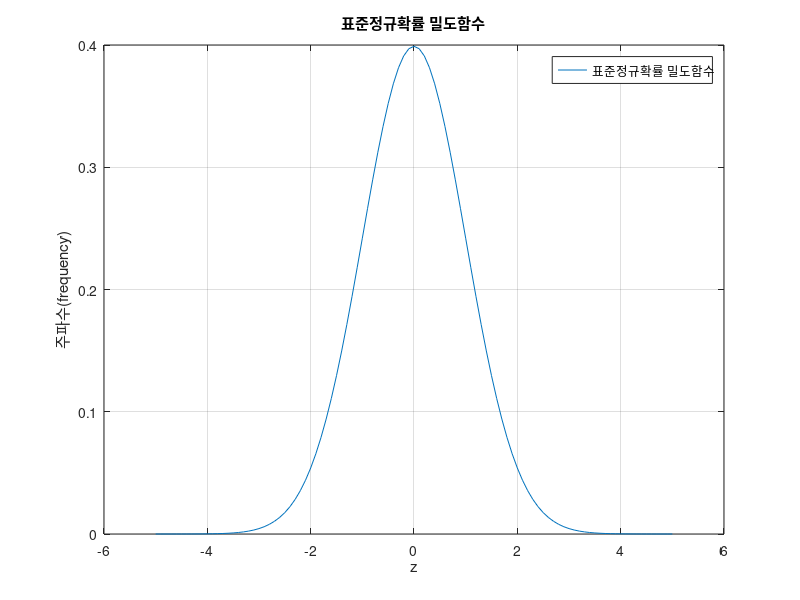

Reproduce this figure in MATLAB.
z = -5:0.1:5;
freq = (1/sqrt(2*pi))*exp(-(z.^2)/2);
plot(z,freq);
legend('표준정규확률 밀도함수');
title('표준정규확률 밀도함수');
xlabel('z');
ylabel('주파수(frequency)');
grid on;
